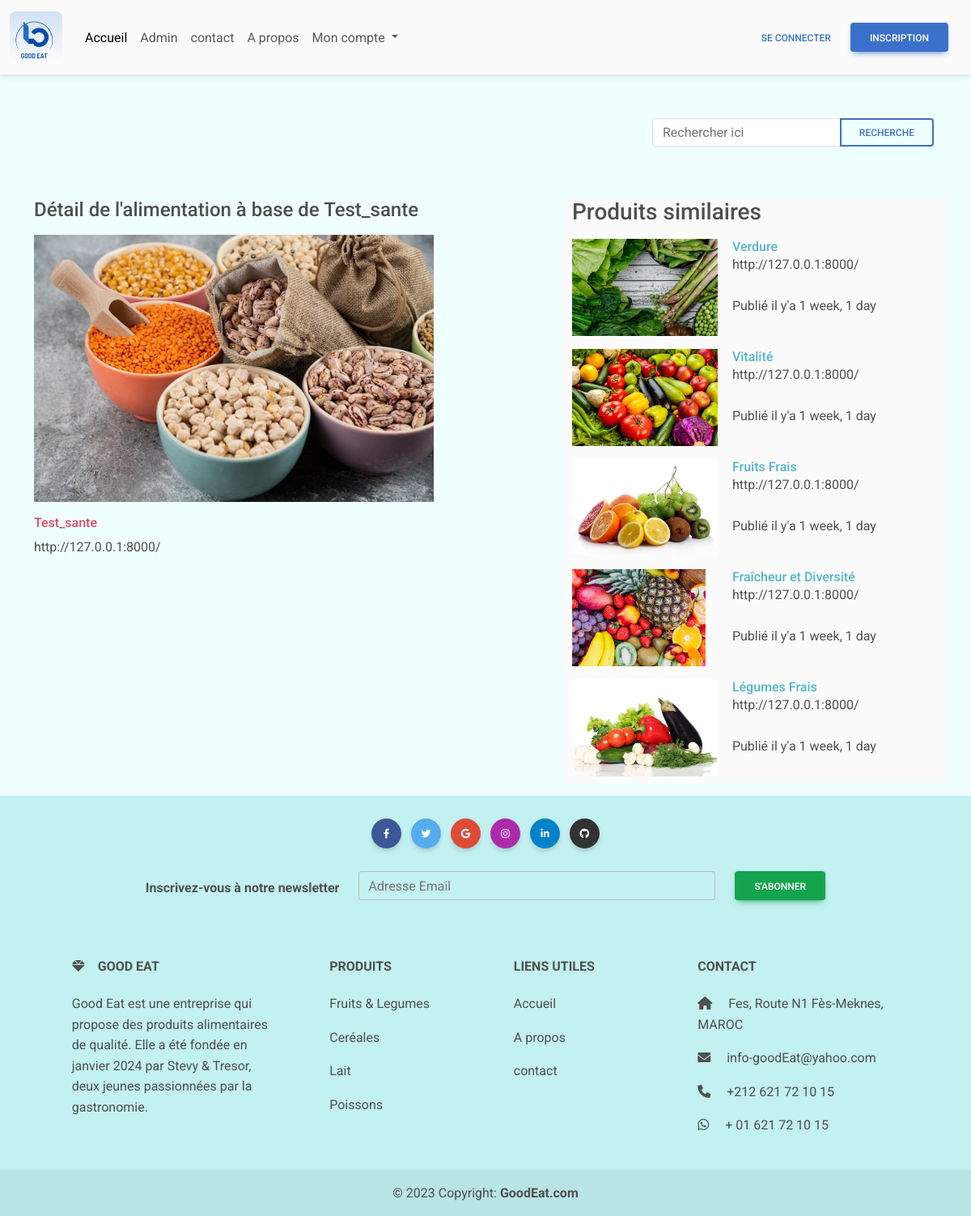
The page /produit/6 on the database as committed earlier.
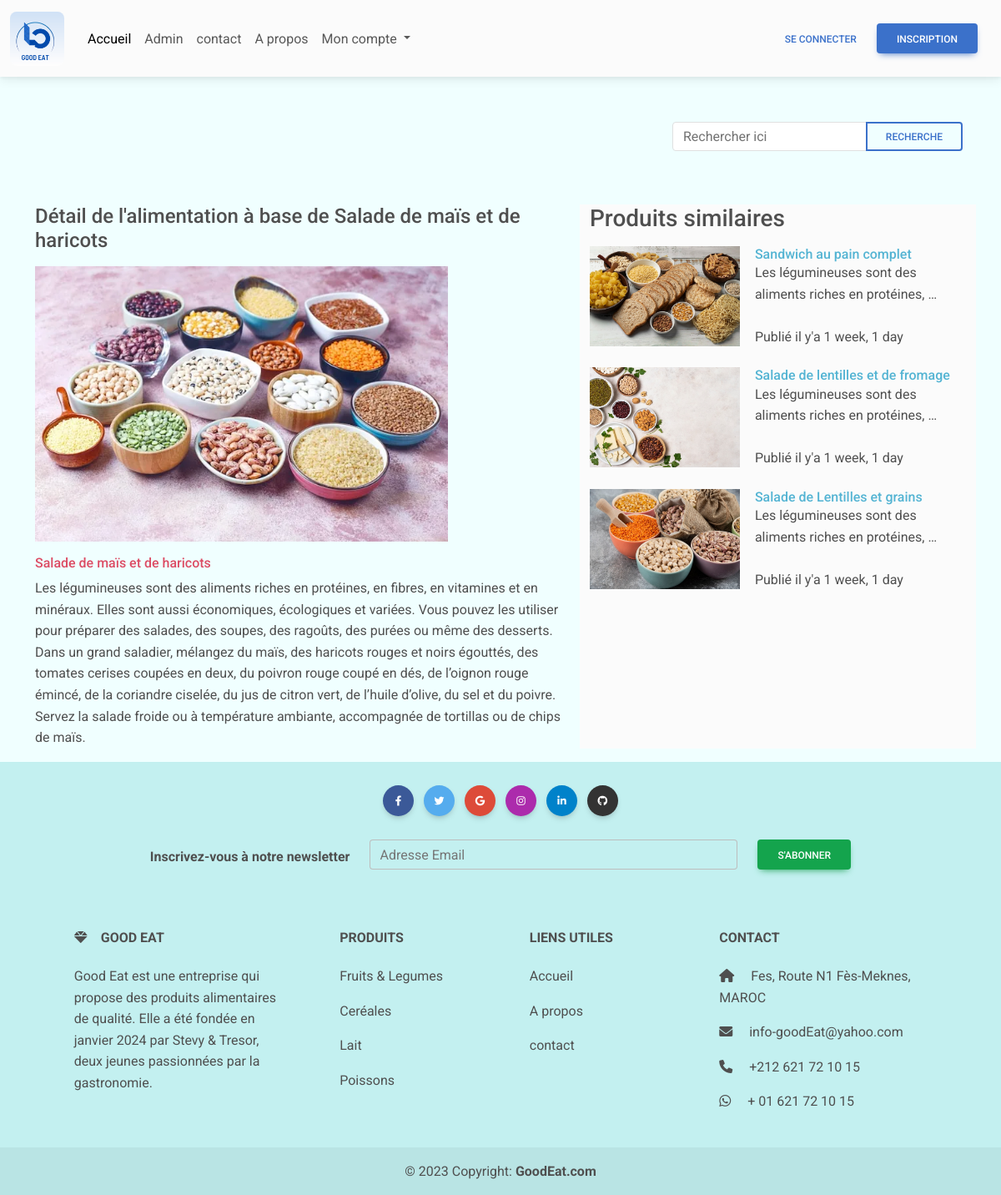
The same page on the database as committed later.
### my_blog/models.py (models this page shows)
class Produit(models.Model):
    title = models.CharField(max_length = 60)
    desc = models.TextField()
    category = models.ForeignKey(Category, on_delete=models.CASCADE)
    image = models.ImageField(upload_to = "")
    created_add = models.DateTimeField(auto_now_add=True)
    update_add = models.DateTimeField(auto_now_add=True)
    def __str__(self):
        return self.title

### my_blog/views.py (the view)
# urls.py: path("produit/<int:id_produit>", detail, name="detail"),
def detail(resquest, id_produit):
    var_produit = Produit.objects.get(id=id_produit)
    category = var_produit.category
    produit_de_m_category = Produit.objects.filter(category=category)[:6]
    return render(resquest, 'detail.html',{'produit':var_produit,'produit_identique': produit_de_m_category })

### my_blog/templates/detail.html
{% extends "base.html" %}
{% load static %}
{% block content %}
<div class="container">
    <div class="row">
        <div class="col-md-7">
            <h4 class="my-3">Détail de l'alimentation à base de {{produit.title}}</h4>
            <img src="{{produit.image.url}}" alt="Produit {{produit.id}}" height="330" />
            <h6 class="mt-3 text-danger ">{{produit.title}}</h6>
            <p>{{produit.desc}}</p>
        </div>
        <div class="col-md-5 bg-body-tertiary my-3">
            <h3> Produits similaires</h3>
            {%for prd in produit_identique %}
            {%if prd.id != produit.id %}
            <div class="row">
                    <div class='col-md-5'>
                        <a href="{% url 'detail' prd.id %}">
                            <img src="{{prd.image.url}}" alt="Produit {{produit.id}}" height="120" class='my-2' />
                        </a>
                    </div>
                    <div class='col-md-7 mt-2'>
                        <a href="{% url 'detail' prd.id %}">
                            <h6 class="card-title text-info font-weight-bolder">{{prd}}</h6>
                        </a>
                        <p class="">
                            {{produit.desc | truncatewords:8}} <br /><br />
                            Publié il y'a {{produit.created_add|timesince}}
                        </p>
                    </div>
            </div>
            {% endif %}
            {% endfor %}
        </div>
    </div>
</div>
{% endblock %}

Rows that differ between the two databases and show on the page:
no longer on this page (row unchanged): Produit: image (picture), title "Verdure", {{ produit.desc | truncatewords:8 }} "http://127.0.0.1:8000/", {{ produit.created_add|timesince }} "1 week, 1 day"
no longer on this page (row unchanged): Produit: image (picture), title "Vitalité", {{ produit.desc | truncatewords:8 }} "http://127.0.0.1:8000/", {{ produit.created_add|timesince }} "1 week, 1 day"
no longer on this page (row unchanged): Produit: image (picture), title "Fruits Frais", {{ produit.desc | truncatewords:8 }} "http://127.0.0.1:8000/", {{ produit.created_add|timesince }} "1 week, 1 day"
no longer on this page (row unchanged): Produit: image (picture), title "Fraîcheur et Diversité", {{ produit.desc | truncatewords:8 }} "http://127.0.0.1:8000/", {{ produit.created_add|timesince }} "1 week, 1 day"
no longer on this page (row unchanged): Produit: image (picture), title "Légumes Frais", {{ produit.desc | truncatewords:8 }} "http://127.0.0.1:8000/", {{ produit.created_add|timesince }} "1 week, 1 day"
changed Produit: title "Test_sante" → "Salade de maïs et de haricots"; image: a different picture; desc "http://127.0.0.1:8000/" → "Les légumineuses sont des aliments riches en protéines, en fibres, en vitamines et en minéraux. Elles sont aussi économiques, écologiques et variées. Vous pouvez les utiliser pour préparer des salades, des soupes, des ragoûts, des purées ou même des desserts. Dans un grand saladier, mélangez du maïs, des haricots rouges et noirs égouttés, des tomates cerises coupées en deux, du poivron rouge coupé en dés, de l’oignon rouge émincé, de la coriandre ciselée, du jus de citron vert, de l’huile d’olive, du sel et du poivre. Servez la salade froide ou à température ambiante, accompagnée de tortillas ou de chips de maïs."
now on this page (row edited): Produit: image (picture), title "Sandwich au pain complet", {{ produit.desc | truncatewords:8 }} "Les légumineuses sont des aliments riches en protéines, …", {{ produit.created_add|timesince }} "1 week, 1 day"
added Produit: image (picture), title "Salade de lentilles et de fromage", {{ produit.desc | truncatewords:8 }} "Les légumineuses sont des aliments riches en protéines, …", {{ produit.created_add|timesince }} "1 week, 1 day"
added Produit: image (picture), title "Salade de Lentilles et grains", {{ produit.desc | truncatewords:8 }} "Les légumineuses sont des aliments riches en protéines, …", {{ produit.created_add|timesince }} "1 week, 1 day"
